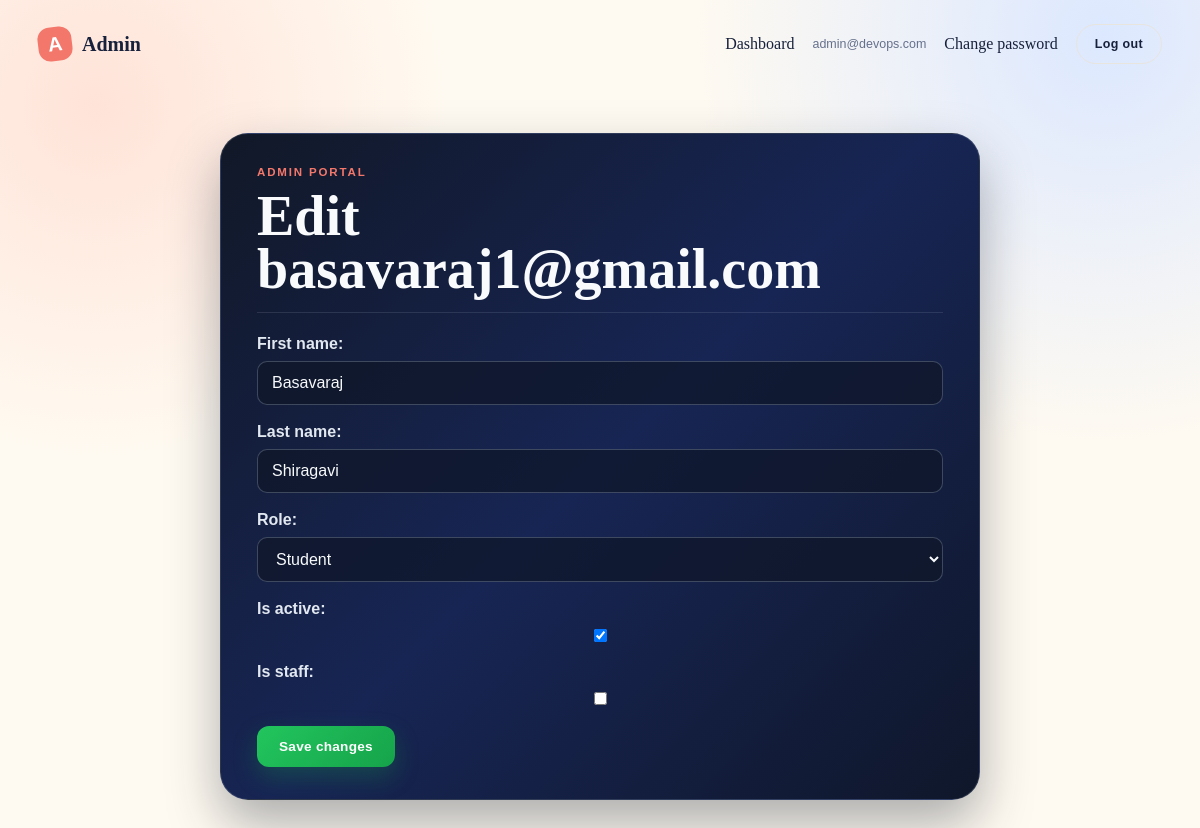
Screenshot of /manage/users/3/edit/ (signed in) with the database file from the repository.
### accounts/models.py (models this page shows, shortened)
class User(AbstractBaseUser, PermissionsMixin):
	class Role(models.TextChoices):
		STUDENT = 'student', 'Student'
		COMPANY = 'company', 'Company'
		OFFICER = 'officer', 'Placement Officer'
		ADMIN = 'admin', 'Admin'
	email = models.EmailField(unique=True)
	first_name = models.CharField(max_length=150)
	last_name = models.CharField(max_length=150, blank=True)
	role = models.CharField(max_length=20, choices=Role.choices, default=Role.STUDENT)
	is_active = models.BooleanField(default=True)
	is_staff = models.BooleanField(default=False)
	date_joined = models.DateTimeField(auto_now_add=True)
	objects = UserManager()
	USERNAME_FIELD = 'email'
	REQUIRED_FIELDS = []

### accounts/views.py (the view)
# urls.py: path('manage/users/<int:user_id>/edit/', views.edit_user_view, name='edit_user'),
@permission_required('users.edit')
def edit_user_view(request, user_id):
	user = get_object_or_404(User, pk=user_id)
	form = UserManagementForm(request.POST or None, instance=user)
	if request.method == 'POST' and form.is_valid():
		form.save()
		messages.success(request, 'User updated successfully.')
		return redirect('admin_users')
	return render(request, 'accounts/edit_user.html', {'form': form, 'managed_user': user})

### accounts/forms.py
class UserManagementForm(forms.ModelForm):
    class Meta:
        model = User
        fields = ('first_name', 'last_name', 'role', 'is_active', 'is_staff')

### accounts/permissions.py (called while the page is built)
def user_has_permission(user, permission):
	if not user.is_authenticated or not user.is_active:
		return False
	return permission in ROLE_PERMISSIONS.get(user.role, ())

def permission_required(permission):
	def decorator(view_func):
		@wraps(view_func)
		def wrapped(request, *args, **kwargs):
			if not request.user.is_authenticated:
				return redirect_to_login(request.get_full_path())
			if not user_has_permission(request.user, permission):
				return HttpResponseForbidden('You do not have permission to access this page.')
			return view_func(request, *args, **kwargs)
		return wrapped
	return decorator

### templates/accounts/edit_user.html (shortened to what this page needs)
{% extends 'base.html' %}
{% block content %}
<section class="admin-edit-page">
    <div class="admin-edit-header">
        <p class="eyebrow">ADMIN PORTAL</p>
        <h1>Edit {{ managed_user.email }}</h1>
    </div>
    <form method="post" class="admin-edit-form">
        {{ form.as_p }}
        <button class="button button-success" type="submit">Save changes</button>
    </form>
</section>
{% endblock %}

### templates/base.html (shortened to what this page needs)
<!doctype html>
<html lang="en">
<head>
    {% load static %}
    <link rel="stylesheet" href="{% static 'css/style.css' %}">
</head>
<body>
    <nav class="navbar">
        <a class="brand" href="{% url 'dashboard' %}"><span class="brand-mark">A</span> Admin</a>
        <div class="nav-links">
            {% if user.is_authenticated %}<a href="{% url 'dashboard' %}">Dashboard</a>{% endif %}
        {% if user.is_authenticated %}
            <span class="user-chip">{{ user.email }}</span>
            <a href="{% url 'password_change' %}">Change password</a>
            <form method="post" action="{% url 'logout' %}" class="inline-form">{% csrf_token %}<button class="button button-ghost" type="submit">Log out</button></form>
        {% else %}
            <a class="button button-ghost" href="{% url 'login' %}">Log in</a>
            <a class="button button-primary" href="{% url 'register' %}">Register</a>
        {% endif %}
        </div>
    </nav>
    <main class="page-shell">{% block content %}{% endblock %}</main>
</body>
</html>

### static/css/style.css (style rules this page uses)
:root { --ink: #17213b; --muted: #65708b; --cream: #fffaf1; --paper: #ffffff; --coral: #f4776b; --blue: #5b8def; --yellow: #f7c84b; --mint: #75cdb0; --line: #e8e5df; }
* { box-sizing: border-box; }
body { margin: 0; color: var(--ink); background: radial-gradient(circle at 8% 12%, #ffe3d8 0, transparent 26%), radial-gradient(circle at 92% 4%, #dce8ff 0, transparent 30%), var(--cream); font-family: Georgia, 'Times New Roman', serif; min-height: 100vh; }
a { color: inherit; text-decoration: none; }
.navbar { align-items: center; display: flex; justify-content: space-between; margin: 0 auto; max-width: 1180px; padding: 24px 28px; }
.brand { align-items: center; display: flex; font-size: 1.25rem; font-weight: 700; gap: 10px; }
.brand-mark { align-items: center; background: var(--coral); border-radius: 12px; color: white; display: inline-flex; font-family: Arial, sans-serif; height: 34px; justify-content: center; transform: rotate(-7deg); width: 34px; }
.nav-links { align-items: center; display: flex; gap: 18px; }
.user-chip { color: var(--muted); font-family: Arial, sans-serif; font-size: .78rem; }
.page-shell { margin: 0 auto; max-width: 1124px; padding: 45px 28px 80px; }
.button { border: 0; border-radius: 999px; cursor: pointer; display: inline-block; font-family: Arial, sans-serif; font-size: .78rem; font-weight: 700; letter-spacing: .03em; padding: 12px 18px; }
.button-ghost { background: transparent; border: 1px solid var(--line); color: var(--ink); }
.inline-form { display: inline; }
.eyebrow { color: var(--coral); font-family: Arial, sans-serif; font-size: .72rem; font-weight: 800; letter-spacing: .16em; margin: 0 0 12px; }
h1 { font-size: clamp(2.4rem, 6vw, 5.5rem); line-height: .95; margin: 0; max-width: 680px; }
.admin-edit-page { background: linear-gradient(135deg, #111827 0%, #172554 50%, #0f172a 100%); border: 1px solid rgba(148, 163, 184, 0.22); border-radius: 28px; box-shadow: 0 24px 52px rgba(15, 23, 42, 0.34); max-width: 760px; margin: 0 auto; padding: 32px 36px; }
.admin-edit-header { margin-bottom: 22px; padding-bottom: 16px; border-bottom: 1px solid rgba(148, 163, 184, 0.18); }
.admin-edit-header h1 { color: #f8fafc; font-size: clamp(2rem, 5vw, 3.5rem); margin: 0; }
.admin-edit-form { color: #e2e8f0; font-family: Arial, sans-serif; }
.admin-edit-form p { display: flex; flex-direction: column; gap: 8px; margin: 18px 0; }
.admin-edit-form label { font-weight: 700; color: #e2e8f0; }
.admin-edit-form input, .admin-edit-form select { border: 1px solid rgba(148, 163, 184, 0.35); background: rgba(15, 23, 42, 0.75); color: #f8fafc; border-radius: 10px; padding: 12px 14px; font: inherit; }
.button-success { background: linear-gradient(135deg, #22c55e 0%, #16a34a 100%); border: none; border-radius: 12px; color: white; cursor: pointer; display: inline-block; font-family: Arial, sans-serif; font-size: 0.85rem; font-weight: 800; letter-spacing: 0.02em; padding: 13px 22px; transition: transform 0.2s ease, box-shadow 0.2s ease; box-shadow: 0 10px 24px rgba(22, 163, 74, 0.28); }

### rows the page displays
User: email "admin@devops.com"
User: email "basavaraj1@gmail.com", first_name "Basavaraj", last_name "Shiragavi", role "Student", is_active "☑"
